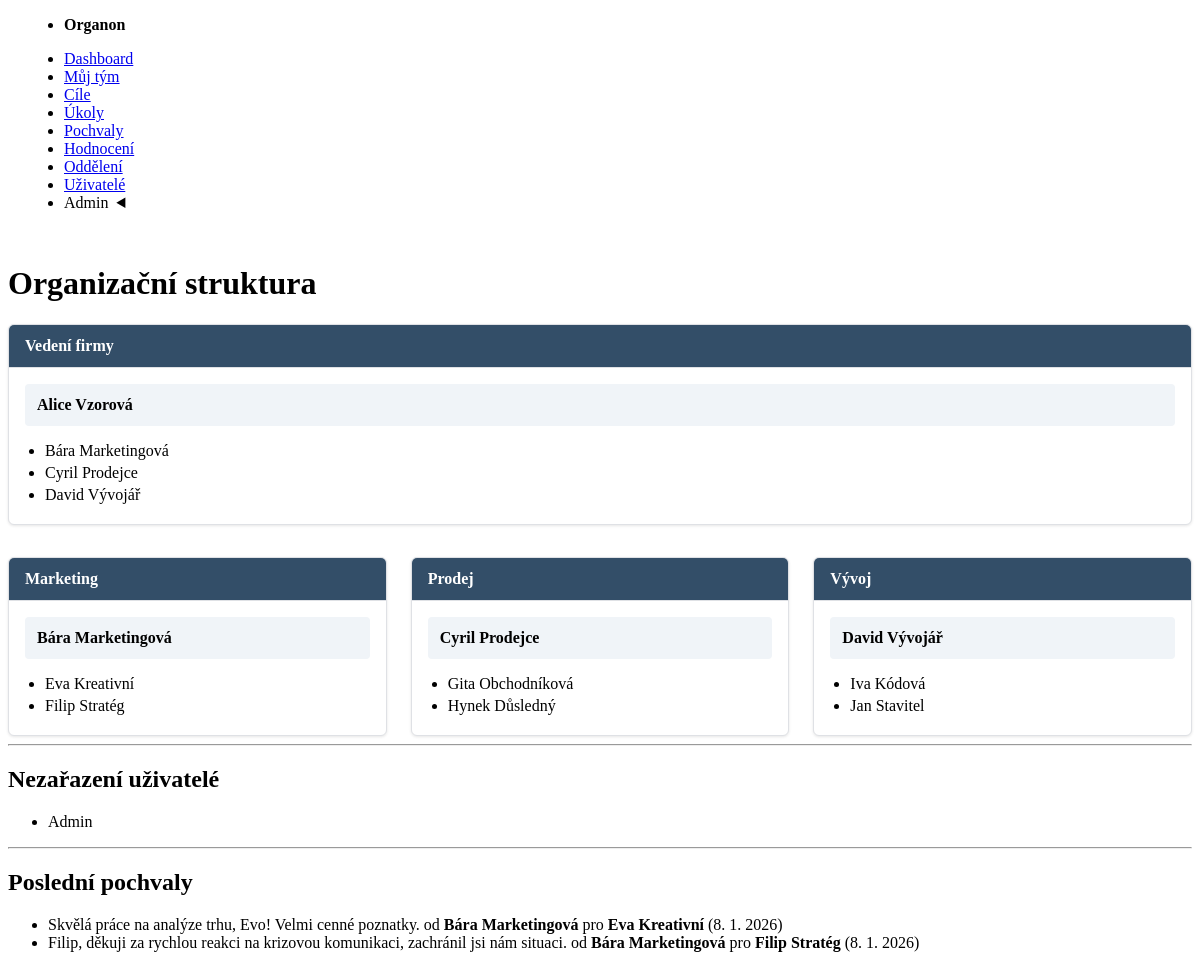
Screenshot of /index.php?page=dashboard (signed in) with the database file from the repository.
### tables this page shows
CREATE TABLE users (
            id INTEGER PRIMARY KEY AUTOINCREMENT,
            username TEXT NOT NULL UNIQUE,
            email TEXT NOT NULL UNIQUE,
            password_hash TEXT NOT NULL,
            full_name TEXT NOT NULL,
            is_admin INTEGER DEFAULT 0,
            created_at TIMESTAMP DEFAULT CURRENT_TIMESTAMP
        );

CREATE TABLE recognitions (
            id INTEGER PRIMARY KEY AUTOINCREMENT,
            giver_id INTEGER NOT NULL,
            receiver_id INTEGER NOT NULL,
            message TEXT NOT NULL,
            created_at TIMESTAMP DEFAULT CURRENT_TIMESTAMP,
            FOREIGN KEY (giver_id) REFERENCES users(id) ON DELETE CASCADE,
            FOREIGN KEY (receiver_id) REFERENCES users(id) ON DELETE CASCADE
        );

### src/Auth.php (called while the page is built, shortened)
<?php
require_once __DIR__ . '/Database.php';
class Auth
{
    private ?array $user = null;
    public function __construct()
    {
        if ($this->check()) {
            $this->user = $_SESSION['user'];
        }
    }
    public function check(): bool
    {
        return isset($_SESSION['user']);
    }
    public function isAdmin(): bool
    {
        return $this->check() && !empty($this->user['is_admin']);
    }
    public function user(): ?array
    {
        return $this->user;
    }
}

### src/Database.php (called while the page is built, shortened)
<?php
class Database
{
    private static ?PDO $instance = null;
    public static function getInstance(): PDO
    {
        if (self::$instance === null) {
            $rootPath = realpath(__DIR__ . '/..');
            $dbPath = $rootPath . '/data/organon.db';
            try {
                self::$instance = new PDO('sqlite:' . $dbPath);
                self::$instance->setAttribute(PDO::ATTR_ERRMODE, PDO::ERRMODE_EXCEPTION);
                self::$instance->setAttribute(PDO::ATTR_DEFAULT_FETCH_MODE, PDO::FETCH_ASSOC);
                self::$instance->exec('PRAGMA foreign_keys = ON;');
            } catch (PDOException $e) {
                die("Database connection failed: " . $e->getMessage());
            }
        }
        return self::$instance;
    }
}

### src/Repository/DepartmentRepository.php (called while the page is built, shortened)
<?php
class DepartmentRepository
{
    private PDO $pdo;
    public function __construct()
    {
        $this->pdo = Database::getInstance();
    }
    public function findAll(): array
    {
        $sql = "
            SELECT
                d.id,
                d.name,
                d.parent_id,
                d.manager_id,
                u.full_name as manager_name,
                p.name as parent_name
            FROM departments d
            LEFT JOIN users u ON d.manager_id = u.id
            LEFT JOIN departments p ON d.parent_id = p.id
            ORDER BY d.name
        ";
        $stmt = $this->pdo->query($sql);
        return $stmt->fetchAll();
    }
}

### src/Repository/RecognitionRepository.php (called while the page is built, shortened)
<?php
require_once __DIR__ . '/../Database.php';
class RecognitionRepository
{
    private PDO $pdo;
    public function __construct()
    {
        $this->pdo = Database::getInstance();
    }
    public function findAll(): array
    {
        $sql = "
            SELECT
                r.*,
                giver.full_name as giver_name,
                receiver.full_name as receiver_name
            FROM recognitions r
            LEFT JOIN users giver ON r.giver_id = giver.id
            LEFT JOIN users receiver ON r.receiver_id = receiver.id
            ORDER BY r.created_at DESC
        ";
        return $this->pdo->query($sql)->fetchAll();
    }
}

### templates/dashboard.php (the view, shortened to what this page needs)
<?php
$pdo = Database::getInstance();
$departments = [];
foreach ($departmentRepo->findAll() as $dept) {
    $departments[$dept['id']] = $dept;
}
$users = [];
$stmt_users = $pdo->query("SELECT id, full_name FROM users");
while($user = $stmt_users->fetch(PDO::FETCH_ASSOC)) {
    $users[$user['id']] = $user;
}
$usersByDepartment = [];
$assignedUserIds = [];
$stmt_links = $pdo->query("SELECT user_id, department_id FROM user_departments");
while ($link = $stmt_links->fetch(PDO::FETCH_ASSOC)) {
    $usersByDepartment[$link['department_id']][] = $link['user_id'];
    $assignedUserIds[$link['user_id']] = true;
}
$unassignedUsers = [];
foreach ($users as $userId => $user) {
    if (!isset($assignedUserIds[$userId])) {
        $unassignedUsers[] = $user;
    }
}
$recentRecognitions = $recognitionRepo->findAll();
function render_department_card($dept, $users, $usersByDepartment) {
    $managerName = $dept['manager_name'] ?? 'N/A';
    $memberIds = $usersByDepartment[$dept['id']] ?? [];
    ?>
    <div class="dept-card">
        <div class="dept-header">
            <?= htmlspecialchars($dept['name']) ?>
        </div>
        <div class="dept-body">
            <div class="dept-manager">
                <strong><?= htmlspecialchars($managerName) ?></strong>
            </div>
            <div class="dept-employees">
                <ul>
                    <?php
                    foreach ($memberIds as $userId) {
                        if ($userId != $dept['manager_id']) {
                            echo '<li>' . htmlspecialchars($users[$userId]['full_name']) . '</li>';
                        }
                    }
                    ?>
                </ul>
            </div>
        </div>
    </div>
    <?php
}
$rootDepts = [];
$childDepts = [];
foreach ($departments as $dept) {
    if (empty($dept['parent_id'])) {
        $rootDepts[] = $dept;
    } else {
        $childDepts[$dept['parent_id']][] = $dept;
    }
}
?>
<h1>Organizační struktura</h1>
<div class="org-container">
    <?php
    foreach ($rootDepts as $root) {
        render_department_card($root, $users, $usersByDepartment);
        $directSubDepts = $childDepts[$root['id']] ?? [];
        if (!empty($directSubDepts)) {
            echo '<div class="org-grid">';
            foreach ($directSubDepts as $subDept) {
                render_department_card($subDept, $users, $usersByDepartment);
            }
            echo '</div>';
        }
    }
    ?>
</div>
<hr>
<h2>Nezařazení uživatelé</h2>
<article>
    <?php if (empty($unassignedUsers)): ?>
        <p>Všichni uživatelé jsou zařazeni do oddělení.</p>
    <?php else: ?>
        <ul>
            <?php foreach ($unassignedUsers as $user): ?>
                <li><?= htmlspecialchars($user['full_name']) ?></li>
            <?php endforeach; ?>
        </ul>
    <?php endif; ?>
</article>
<hr>
<h2>Poslední pochvaly</h2>
<article>
    <?php if (empty($recentRecognitions)): ?>
        <p>Zatím nebyly uděleny žádné pochvaly.</p>
    <?php else: ?>
        <ul>
            <?php foreach ($recentRecognitions as $recognition): ?>
                <li>
                    <?= htmlspecialchars($recognition['message']) ?> od
                    <strong><?= htmlspecialchars($recognition['giver_name']) ?></strong> pro
                    <strong><?= htmlspecialchars($recognition['receiver_name']) ?></strong>
                    (<?= date('j. n. Y', strtotime($recognition['created_at'])) ?>)
                </li>
            <?php endforeach; ?>
        </ul>
    <?php endif; ?>
</article>

### public/index.php (shortened to what this page needs)
<?php
require_once __DIR__ . '/../src/Database.php';
require_once __DIR__ . '/../src/Auth.php';
require_once __DIR__ . '/../src/Repository/DepartmentRepository.php';
require_once __DIR__ . '/../src/Repository/RecognitionRepository.php';
$auth = new Auth();
$departmentRepo = new DepartmentRepository();
$recognitionRepo = new RecognitionRepository();
$page = $_GET['page'] ?? 'dashboard';
if ($auth->check()){
    include __DIR__ . '/../templates/header.php';
}
switch ($page) {
    case 'dashboard':
        include __DIR__ . '/../templates/dashboard.php';
        break;
}
if ($auth->check()){
    include __DIR__ . '/../templates/footer.php';
}

### templates/header.php (shortened to what this page needs)
<?php
$user = $auth->user();
?>
<!DOCTYPE html>
<html lang="cs">
<head>
    <link rel="stylesheet" href="https://cdn.jsdelivr.net/npm/@picocss/pico@1/css/pico.min.css">
</head>
<body>
    <?php if ($auth->check()): ?>
    <nav>
        <ul>
            <li><strong>Organon</strong></li>
        </ul>
        <ul>
            <li><a href="index.php?page=dashboard">Dashboard</a></li>
            <li><a href="index.php?page=my_team">Můj tým</a></li>
            <li><a href="index.php?page=goals">Cíle</a></li>
            <li><a href="index.php?page=action_items">Úkoly</a></li>
            <li><a href="index.php?page=recognitions">Pochvaly</a></li>
            <li><a href="index.php?page=reviews">Hodnocení</a></li>
            <?php if ($auth->isAdmin()): ?>
                <li><a href="index.php?page=departments">Oddělení</a></li>
                <li><a href="index.php?page=users">Uživatelé</a></li>
            <?php endif; ?>
            <li>
                <details role="list" dir="rtl">
                    <summary aria-haspopup="listbox" role="link"><?= htmlspecialchars($user['full_name']) ?></summary>
                </details>
            </li>
        </ul>
    </nav>
    <?php endif; ?>
    <main class="container">

### templates/footer.php
    </main>
</body>
</html>

### templates/header.php (style rules this page uses)
body > nav { padding-left: 1rem; padding-right: 1rem; }
.container { padding-top: 1rem; }

### templates/dashboard.php (style rules this page uses)
.org-container { display: flex; flex-direction: column; gap: 2rem; }
.org-grid { display: flex; flex-wrap: wrap; gap: 1.5rem; }
.dept-card { border: 1px solid #dfe1e5; border-radius: 6px; flex: 1; min-width: 280px; background-color: #fff; box-shadow: 0 1px 3px rgba(0,0,0,0.1); overflow: hidden; }
.dept-header { background-color: #334e68; color: white; padding: 0.75rem 1rem; font-weight: bold; border-bottom: 1px solid #dfe1e5; }
.dept-body { padding: 1rem; }
.dept-manager { background-color: #f0f4f8; padding: 0.75rem; border-radius: 4px; margin-bottom: 1rem; }
.dept-employees ul { margin: 0; padding-left: 1.25rem; }
.dept-employees li { margin-bottom: 0.25rem; }

### rows the page displays
users: name "Vedení firmy", full_name "Alice Vzorová", full_name "Bára Marketingová", full_name "Cyril Prodejce", full_name "David Vývojář"
users: name "Marketing", full_name "Bára Marketingová", full_name "Eva Kreativní", full_name "Filip Stratég"
users: name "Prodej", full_name "Cyril Prodejce", full_name "Gita Obchodníková", full_name "Hynek Důsledný"
users: name "Vývoj", full_name "David Vývojář", full_name "Iva Kódová", full_name "Jan Stavitel"
users: full_name "Admin"
recognitions: message "Skvělá práce na analýze trhu, Evo! Velmi cenné poznatky.", giver_name "Bára Marketingová", receiver_name "Eva Kreativní", created_at "8. 1. 2026"
recognitions: message "Filip, děkuji za rychlou reakci na krizovou komunikaci, zachránil jsi nám situaci.", giver_name "Bára Marketingová", receiver_name "Filip Stratég", created_at "8. 1. 2026"

### other values shown
$user['full_name'] "Admin"
